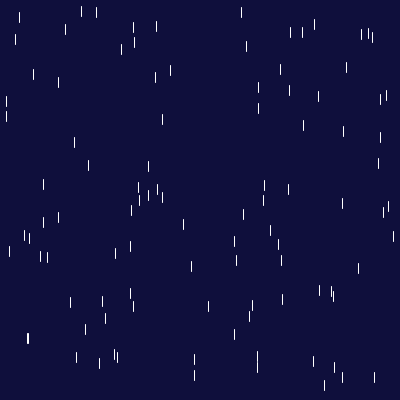
Frame 1 (no input)
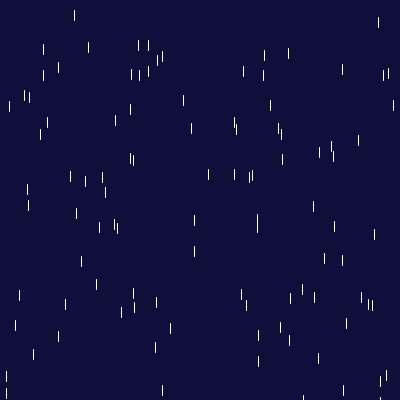
Frame 60 (the mouse pressed at the canvas centre just before this capture)
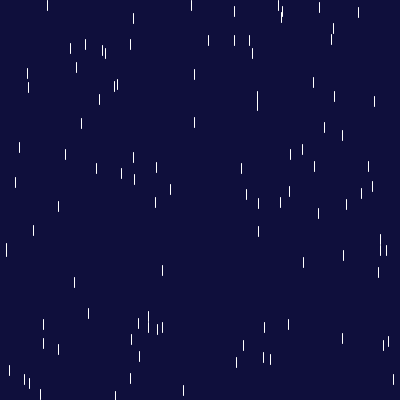
Frame 120 (the mouse held since frame 60 and released just before this capture)

The Processing sketch that drew these frames (run headless with seeded random() and noise(); from frame 60 on, the mouse is pressed at the canvas centre):

// Processing sketch: processing_164765
// ── processing_164765.pde

float[] xCoord = new float[1000];
float[] yCoord = new float[1000];

void setup() {
  size(400, 400);
  for (int i = 0; i < 100; i++) {
    xCoord[i] = random(width);
    yCoord[i] = random(height);
  }
}

void draw() {
  background(15,15,60);
  stroke(255);
  smooth();
  for (int i = 0; i < 100; i++) {
    line(xCoord[i], yCoord[i], xCoord[i], yCoord[i]+10);
    yCoord[i] += random(2,7);
    if (yCoord[i] >= height) {
      yCoord[i] = 0;
    }
  }
}
